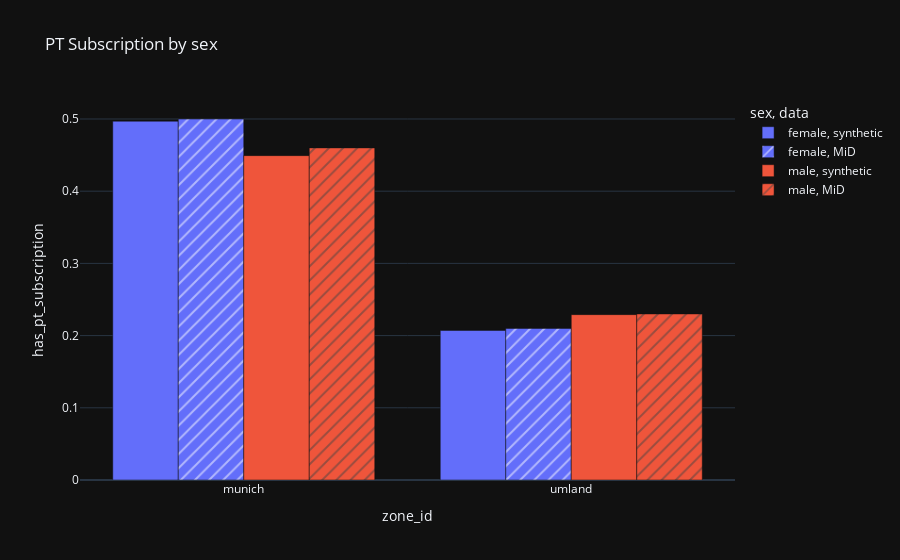

Here is the notebook cell this chart was saved with:
### Markdown cell above
### Public transport subscription by sociodemographics (Table 3)

### Code cell
df = home_zones(df_persons[["household_id", "sex", "has_pt_subscription"]], ["munich", "umland"])
df = df.groupby(["zone_id", "sex"])["has_pt_subscription"].mean().reset_index().assign(data = "synthetic")

df = pd.concat([df, pd.DataFrame.from_records([
    { "zone_id": "munich", "sex": "male", "has_pt_subscription": 0.46, "data": "MiD" },
    { "zone_id": "munich", "sex": "female", "has_pt_subscription": 0.50, "data": "MiD" },
    { "zone_id": "umland", "sex": "male", "has_pt_subscription": 0.23, "data": "MiD" },
    { "zone_id": "umland", "sex": "female", "has_pt_subscription": 0.21, "data": "MiD" },
])])

px.bar(
    df, x = "zone_id", y = "has_pt_subscription", pattern_shape = "data", barmode = "group",
    title = "PT Subscription by sex", color = "sex"
)

### Figure 1 — Plotly figure (JSON) as saved in the notebook; plotly's stock layout.template omitted (floating-point values rounded to 4 significant figures)
{"data": [{"alignmentgroup": "True", "hovertemplate": "sex=female<br>data=synthetic<br>zone_id=%{x}<br>has_pt_subscription=%{y}<extra></extra>", "legendgroup": "female, synthetic", "marker": {"color": "#636efa", "pattern": {"shape": ""}}, "name": "female, synthetic", "offsetgroup": "female, synthetic", "orientation": "v", "showlegend": true, "textposition": "auto", "type": "bar", "x": ["munich", "umland"], "xaxis": "x", "y": [0.497, 0.2072], "yaxis": "y"}, {"alignmentgroup": "True", "hovertemplate": "sex=female<br>data=MiD<br>zone_id=%{x}<br>has_pt_subscription=%{y}<extra></extra>", "legendgroup": "female, MiD", "marker": {"color": "#636efa", "pattern": {"shape": "/"}}, "name": "female, MiD", "offsetgroup": "female, MiD", "orientation": "v", "showlegend": true, "textposition": "auto", "type": "bar", "x": ["munich", "umland"], "xaxis": "x", "y": [0.5, 0.21], "yaxis": "y"}, {"alignmentgroup": "True", "hovertemplate": "sex=male<br>data=synthetic<br>zone_id=%{x}<br>has_pt_subscription=%{y}<extra></extra>", "legendgroup": "male, synthetic", "marker": {"color": "#EF553B", "pattern": {"shape": ""}}, "name": "male, synthetic", "offsetgroup": "male, synthetic", "orientation": "v", "showlegend": true, "textposition": "auto", "type": "bar", "x": ["munich", "umland"], "xaxis": "x", "y": [0.4493, 0.229], "yaxis": "y"}, {"alignmentgroup": "True", "hovertemplate": "sex=male<br>data=MiD<br>zone_id=%{x}<br>has_pt_subscription=%{y}<extra></extra>", "legendgroup": "male, MiD", "marker": {"color": "#EF553B", "pattern": {"shape": "/"}}, "name": "male, MiD", "offsetgroup": "male, MiD", "orientation": "v", "showlegend": true, "textposition": "auto", "type": "bar", "x": ["munich", "umland"], "xaxis": "x", "y": [0.46, 0.23], "yaxis": "y"}], "layout": {"barmode": "group", "legend": {"title": {"text": "sex, data"}, "tracegroupgap": 0}, "title": {"text": "PT Subscription by sex"}, "xaxis": {"anchor": "y", "domain": [0, 1], "title": {"text": "zone_id"}}, "yaxis": {"anchor": "x", "domain": [0, 1], "title": {"text": "has_pt_subscription"}}}}
